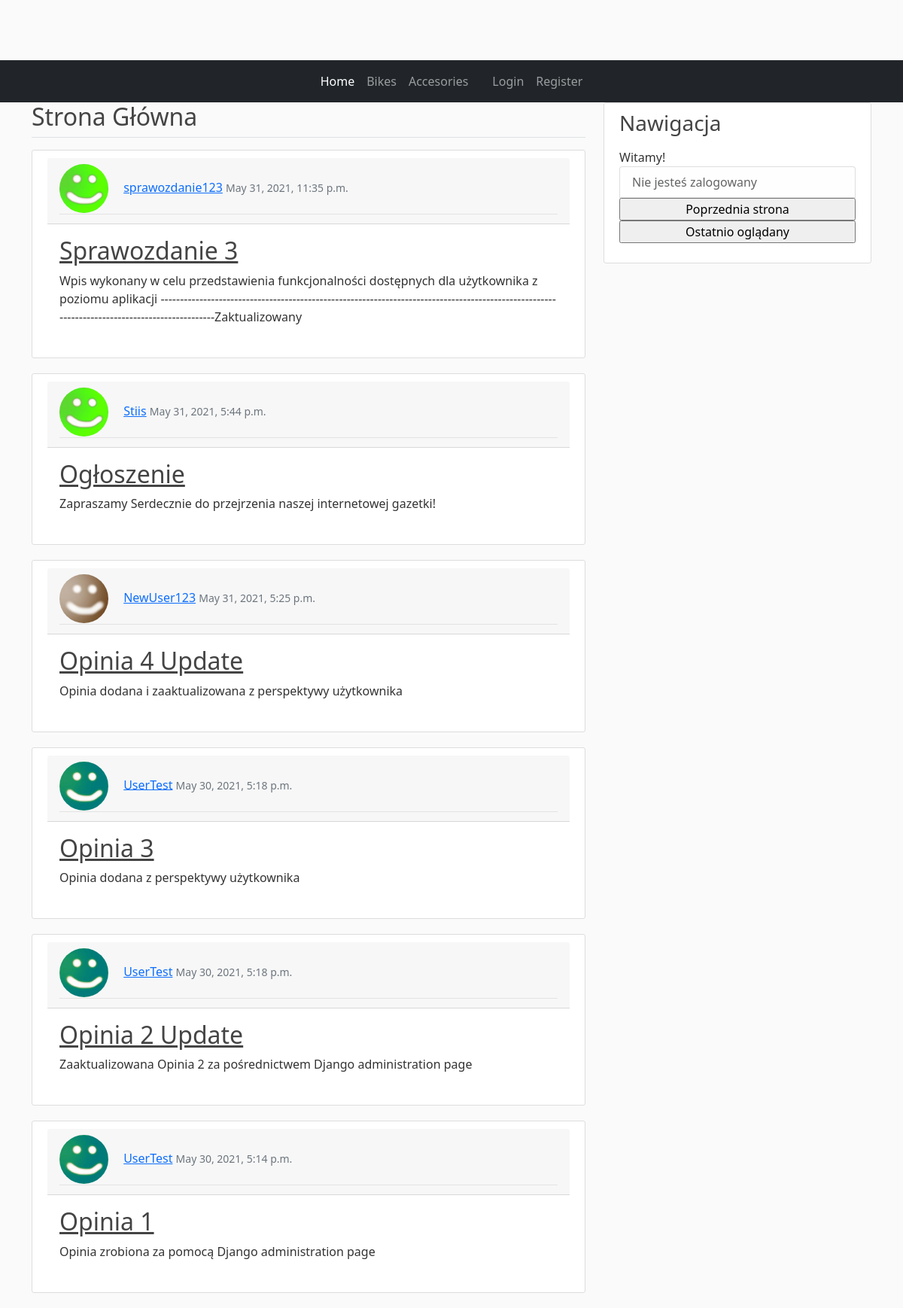
The page / on the database its author committed.
### blog/models.py (models this page shows, shortened)
class Post(models.Model):
    titles = models.CharField(max_length=8)
    content = models.TextField()
    date_posted = models.DateTimeField(default=timezone.now)
    author = models.ForeignKey(User, on_delete=models.CASCADE)

### users/models.py (models this page shows, shortened)
class Profile(models.Model):
    user = models.OneToOneField(User, on_delete=models.CASCADE)
    image = models.ImageField(default='default2.jpg', upload_to='profile_pics')

### blog/views.py (the view)
# urls.py: path('', WpisLista.as_view(), name='blog-home'),             #  blog\ bo '' jest puste a apka nazywa sie blog
class WpisLista(ListView):
    model = Post
    template_name = 'blog/home.html'
    context_object_name = 'posts'
    ordering = ['-date_posted']

### templates/blog/home.html
{% extends "blog/base.html" %}
{% block content %}
    <h2>Strona Główna</h2>
    <div class="border-top pt-3">
{% for post in posts %}
    <article class="media content-section">
      <div class="media-body">
          <div class="card-header">
        <div class="article-metadata">
             <img class="rounded-circle article-img" width="70" src="{{ post.author.profile.image.url }}">
          <a class="mr-2" href="#">{{ post.author }}</a>
          <small class="text-muted">{{ post.date_posted }}</small>
        </div>
          </div>
          <div class="card-body">
        <h2><a class="article-title" href="{% url 'post-detail' post.id %}">{{ post.titles }}</a></h2>
        <p class="article-content">{{ post.content }}</p>
      </div>
      </div>
</article>
{% endfor %}
    </div>
{% endblock %}

### templates/blog/base.html (shortened to what this page needs)
{% load static %}
<!DOCTYPE html>
<html>
<head>
    <link href="https://cdn.jsdelivr.net/npm/bootstrap@5.0.0/dist/css/bootstrap.min.css" rel="stylesheet">
    <link rel="stylesheet" type="text/css" href="{% static 'blog/main.css' %}">
</head>
<body>
<nav class="navbar navbar-expand-lg navbar-dark bg-dark">
  <div class="container-fluid">
    <div
      class="collapse navbar-collapse justify-content-center"
      id="navbarCenteredExample"
    >
      <ul class="navbar-nav mb-2 mb-lg-0">
        <li class="nav-item">
          <a class="nav-link active" aria-current="page" href="{% url  'blog-home' %}">Home</a>
        </li>
        <li class="nav-item">
          <a class="nav-link" href="{% url 'blog-bikes' %}">Bikes</a>
         <li class="nav-item">
          <a class="nav-link" href="{% url 'blog-accesories' %}">Accesories</a>
        </li>
        </li>
        <li class="nav-item">
          <a class="nav-link disabled" href="#" tabindex="-1" aria-disabled="true"
            ></a
          >
        </li>
      </ul>
   <div class="navbar-nav">
              {% if user.is_authenticated %}
                  <a class="nav-item nav-link" href="{% url 'post-create' %}">Nowy Wpis</a>
                <a class="nav-item nav-link" href="{% url 'profile' %}">Profil</a>
                <a class="nav-item nav-link" href="{% url 'logout' %}">Logout</a>
              {% else %}
                <a class="nav-item nav-link" href="{% url 'login' %}">Login</a>
                <a class="nav-item nav-link" href="{% url 'register' %}">Register</a>
              {% endif %}
            </div>
</div>
  </div>
</nav>
<main role="main" class="container">
  <div class="row">
    <div class="col-md-8">
      {% block content %}{% endblock %}
    </div>
    <div class="col-md-4">
      <div class="content-section">
        <h3>Nawigacja</h3>
        <p class='text-muted'>
          <ul class="list-group">   Witamy!
          {% if user.is_authenticated %}
                  <li class="list-group-item list-group-item-light">Jesteś zalogowany jako {{ user.username }}</li>
              {% else %}
                <li class="list-group-item list-group-item-light">Nie jesteś zalogowany</li>
              {% endif %}
          <input type=button value="Poprzednia strona" onClick="javascript:history.go(-1);">
          <input type=button value="Ostatnio oglądany" onClick="javascript:history.go(1);">
          </ul>
        </p>
      </div>
    </div>
  </div>
</main>
</body>
</html>

### blog/static/main.css (style rules this page uses)
body { background: #fafafa; color: #333333; margin-top: 5rem; }
h1, h2, h3, h4, h5, h6 { color: #444444; }
ul { margin: 0; }
.content-section { background: #ffffff; padding: 10px 20px; border: 1px solid #dddddd; border-radius: 3px; margin-bottom: 20px; }
.article-title { color: #444444; }
.article-content { white-space: pre-line; }
.article-img { height: 65px; width: 65px; margin-right: 16px; }
.article-metadata { padding-bottom: 1px; margin-bottom: 4px; border-bottom: 1px solid #e3e3e3 }

### rows shown on the page
Post: author.profile.image (picture), author "sprawozdanie123", date_posted "May 31, 2021, 11:35 p.m.", titles "Sprawozdanie 3", content "Wpis wykonany w celu przedstawienia funkcjonalności dostępnych dla użytkownika z poziomu aplikacji ----------------------------------------------------------------------------------------------------------------------------------------------Zaktualizowany"
Post: author.profile.image (picture), author "Stiis", date_posted "May 31, 2021, 5:44 p.m.", titles "Ogłoszenie", content "Zapraszamy Serdecznie do przejrzenia naszej internetowej gazetki!"
Post: author.profile.image (placeholder picture), author "NewUser123", date_posted "May 31, 2021, 5:25 p.m.", titles "Opinia 4 Update", content "Opinia dodana i zaaktualizowana z perspektywy użytkownika"
Post: author.profile.image (picture), author "UserTest", date_posted "May 30, 2021, 5:18 p.m.", titles "Opinia 3", content "Opinia dodana z perspektywy użytkownika"
Post: author.profile.image (picture), author "UserTest", date_posted "May 30, 2021, 5:18 p.m.", titles "Opinia 2 Update", content "Zaaktualizowana Opinia 2 za pośrednictwem Django administration page"
Post: author.profile.image (picture), author "UserTest", date_posted "May 30, 2021, 5:14 p.m.", titles "Opinia 1", content "Opinia zrobiona za pomocą Django administration page"
